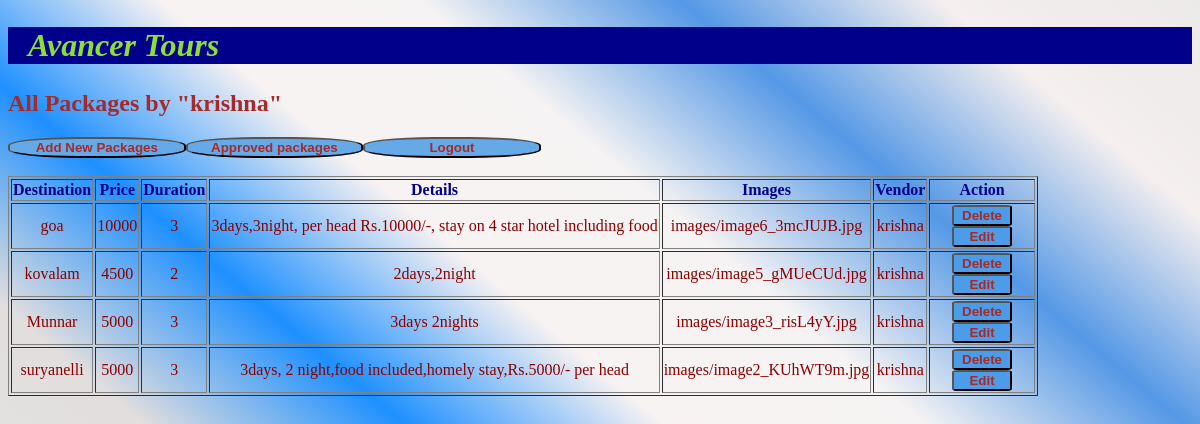
/disply/ (signed in), run on the app's committed database.
### website/models.py (models this page shows, shortened)
class Packages(models.Model):
    destination=models.CharField(max_length=100)
    price=models.IntegerField()
    duration=models.IntegerField()
    details=models.TextField(max_length=500)
    image=models.ImageField(upload_to='images/')
    approved=models.BooleanField('Approved',default=False)
    vendor=models.CharField(max_length=100,default=False)

### website/views.py (the view)
# urls.py: path('disply/',v.disply,name='disply'),
def disply(request):
    if not request.session.get('username'):
        return redirect('vendorlogin')  # Redirect to login if not authenticated
    username = request.session['username']
    items = Packages.objects.filter(vendor=username)
    return render(request, 'display.html', {'item': items, 'username': username})

### website/templates/display.html (shortened to what this page needs)
{% load static %}
<!DOCTYPE html>
<html>
<head>
    <link rel='stylesheet' type='text/css' media='screen' href="{% static 'CSS/disply.css' %}">
</head>
<body>
    <header><h2 class="Avancer">Avancer Tours</h2></header>
    <h2>All Packages by "{{ username }}"</h2>
    <table border="1px">
        <thead>
            <tr>
                <th>Destination</th>
                <th>Price</th>
                <th>Duration</th>
                <th>Details</th>
                <th>Images</th>
                <th>Vendor</th>
                <th>Action</th>
            </tr>
        </thead>
        <tbody>
            {% for i in item %}
            <tr>
                <td>{{ i.destination }}</td>
                <td>{{ i.price }}</td>
                <td>{{ i.duration }}</td>
                <td>{{ i.details }}</td>
                <td>{{ i.image }}</td>
                <td>{{ username }}</td>
                <td>
                    <button class="delt-btn" type="submit"><a href="{% url 'delt' i.pk %}" onclick="return confirm('Are you sure to delete this item?');">Delete</a></button>
                    <button class="edit-btn" type="submit"><a href="{% url 'editt' i.pk %}">Edit</a></button>
                </td>
            </tr>
            {% endfor %}
        </tbody>
        <button class="add-btn" type="submit"><a href="{% url 'addpackages'  %}">Add New Packages</a></button>
        <button class="approv-btn" type="submit"><a href="{% url 'approvedpackages' %}">Approved packages</a></button>
        <button class="log-btn" type="submit"><a href="{% url 'logoutt' %}">Logout</a></button>
        <br><br>
    </table>
</body>
</html>

### static/CSS/disply.css (style rules this page uses)
.Avancer { font-family: Edu Australia VIC WA NT Hand; font-style: oblique; font-size:xx-large ; color: rgb(139, 223, 56); padding-right: 20px; padding-left: 20px; background-color: darkblue; }
body { background:linear-gradient(40deg,blue,rgb(228, 226, 226) ,rgb(226, 222, 222),dodgerblue,rgb(248, 242, 242),rgb(245, 243, 243),rgb(84, 152, 230),rgb(245, 239, 239),rgb(236, 233, 233)); padding-bottom: 28%; }
h2 { color: brown; }
th { color: darkblue; }
td { color: darkred; text-align: center; }
td .edit-btn { background-color: rgb(76, 156, 231); width:60%; border-radius: 10%; font-weight:bolder; text-align: center; }
td .delt-btn { width:60%; background-color: rgb(76, 156, 231); border-radius: 10%; font-weight:bolder; text-align: center; }
a { text-decoration: none; color: brown; }
.log-btn ,.approv-btn, .add-btn { background-color: rgb(102, 169, 231); border-radius: 40%; font-weight:bolder; text-align: center; width: 15%; height: 15%; }
table { word-spacing: 20; }

### data on the page
Packages: destination "goa", price "10000", duration "3", details "3days,3night, per head Rs.10000/-, stay on 4 star hotel including food", image "images/image6_3mcJUJB.jpg", vendor "krishna"
Packages: destination "kovalam", price "4500", duration "2", details "2days,2night", image "images/image5_gMUeCUd.jpg", vendor "krishna"
Packages: destination "Munnar", price "5000", duration "3", details "3days 2nights", image "images/image3_risL4yY.jpg", vendor "krishna"
Packages: destination "suryanelli", price "5000", duration "3", details "3days, 2 night,food included,homely stay,Rs.5000/- per head", image "images/image2_KUhWT9m.jpg", vendor "krishna"

### other printed values
{{ username }} "krishna"
